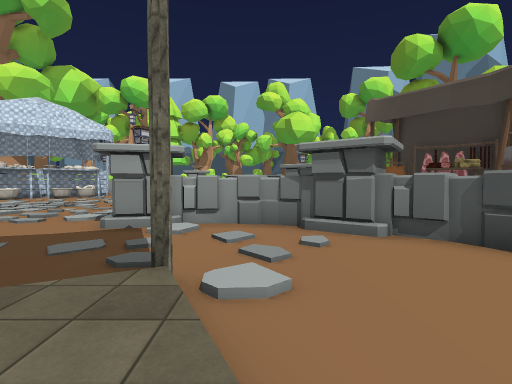
[1] (above)

24 first-person views from a walk through a Unity game level. The camera is 1.5 m above the floor, tilts 2° down and sees 85° across. The floor is counted in squares, 2 m on a side. Each view is taken from the middle of a square. On the plan, view 1 faces up. The plan holds only what a view shows up to about 10 squares ahead; the rest is blank. The place goes on beyond the plan. The player is left out. Some animated figures are not drawn. Some surface patterns are stand-ins.

[2]
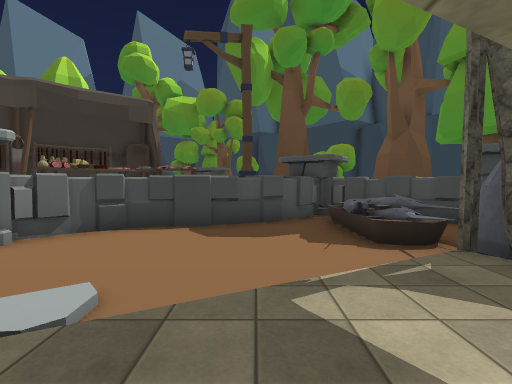

[3]
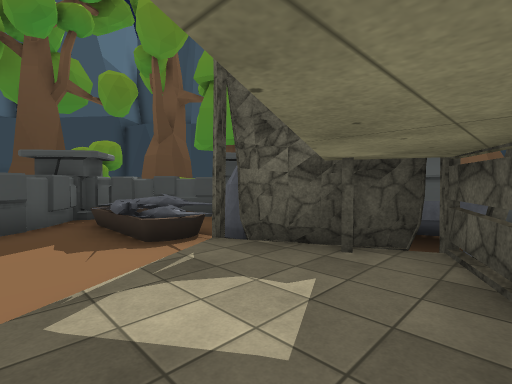

[4]
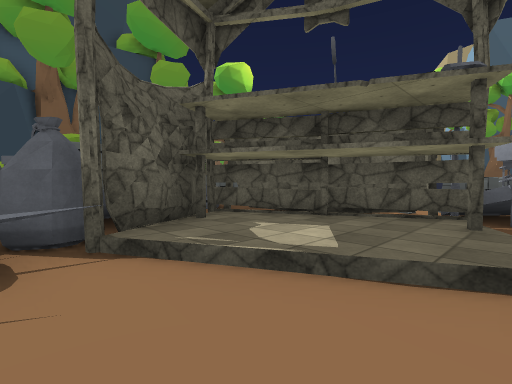

[5]
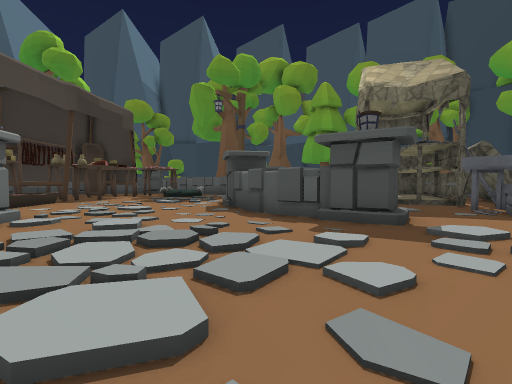

[6]
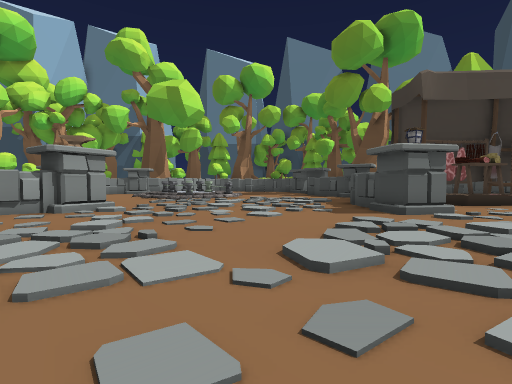

[7]
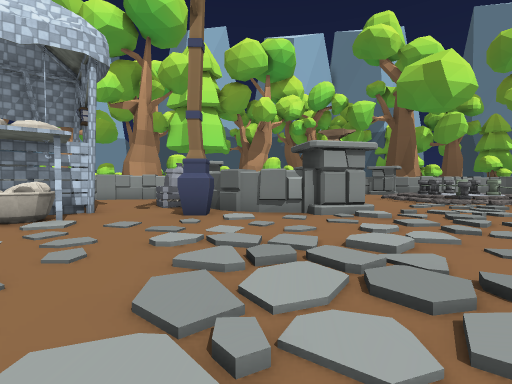

[8]
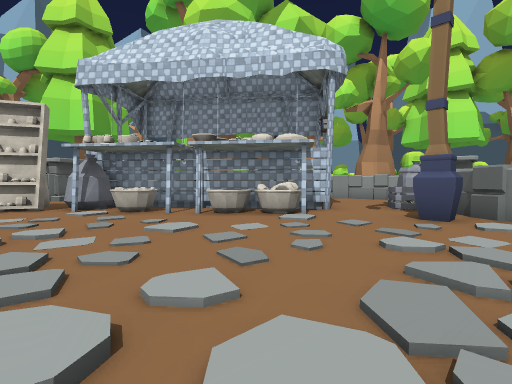

[9]
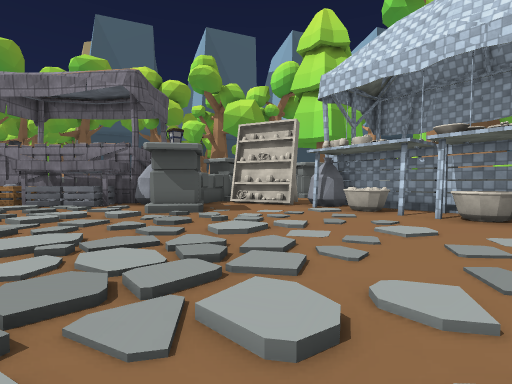

[10]
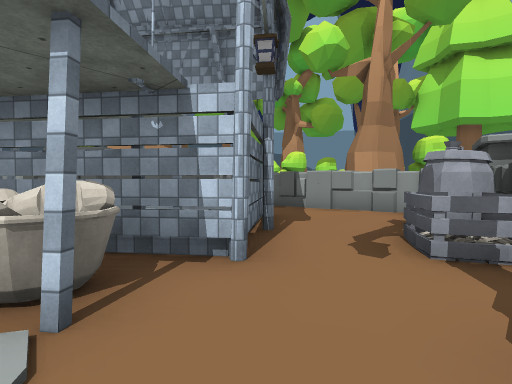

[11]
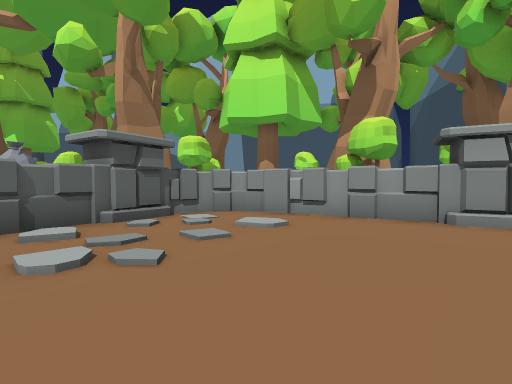

[12]
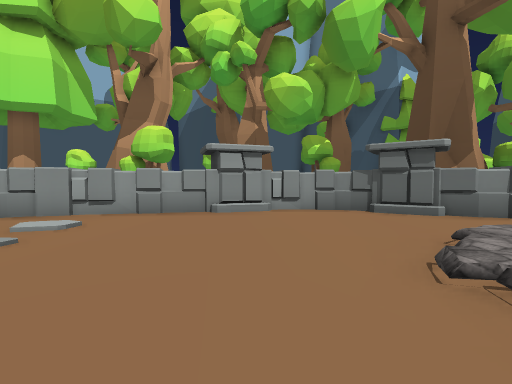

[13]
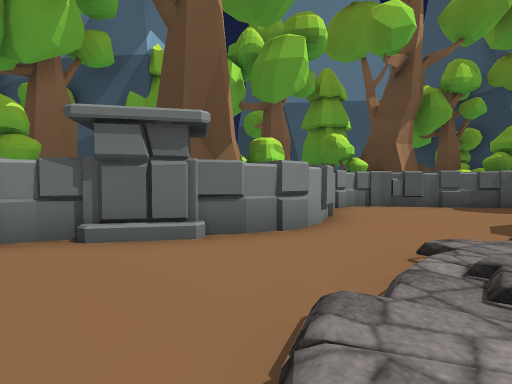

[14]
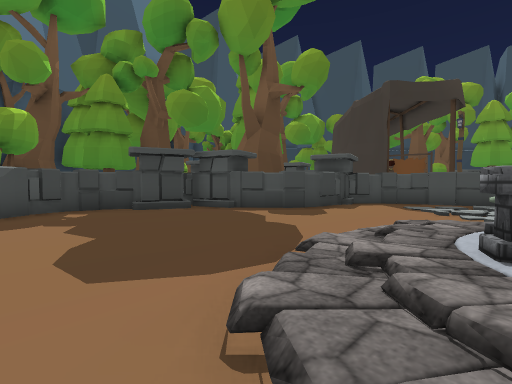

[15]
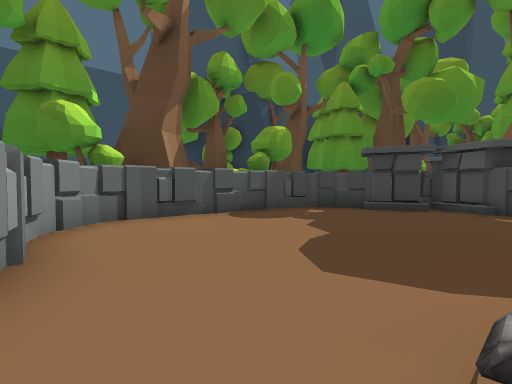

[16]
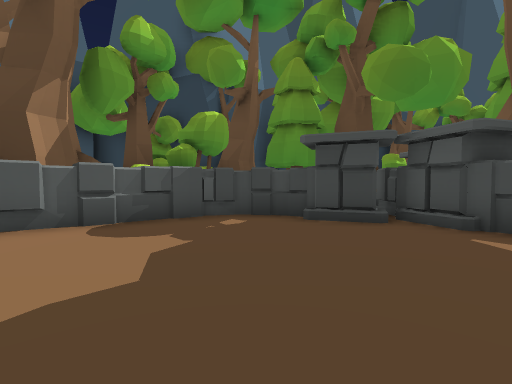

[17]
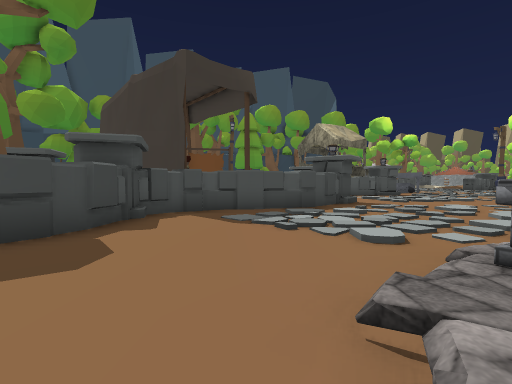

[18]
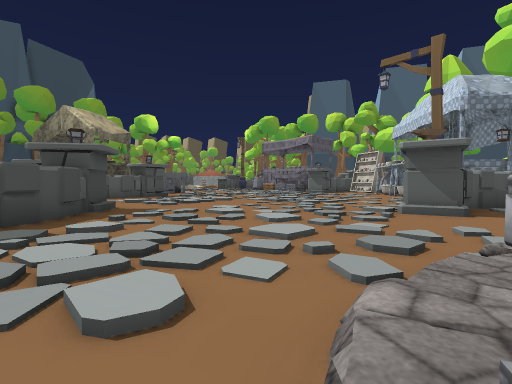

[19]
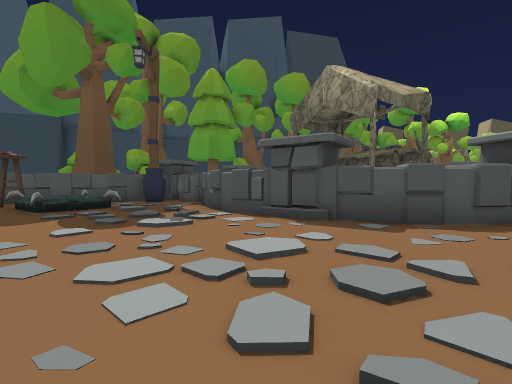

[20]
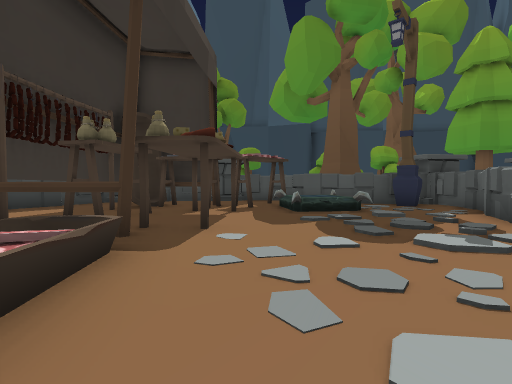

[21]
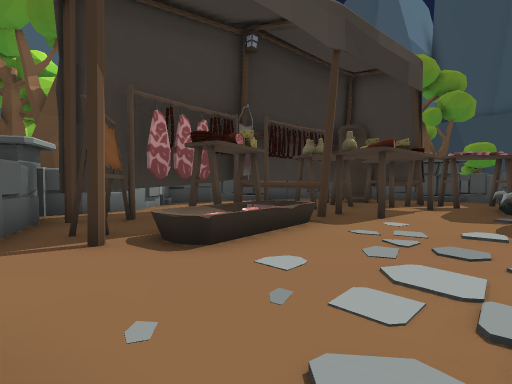

[22]
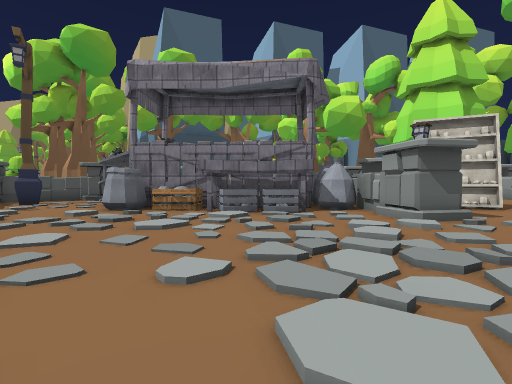

[23]
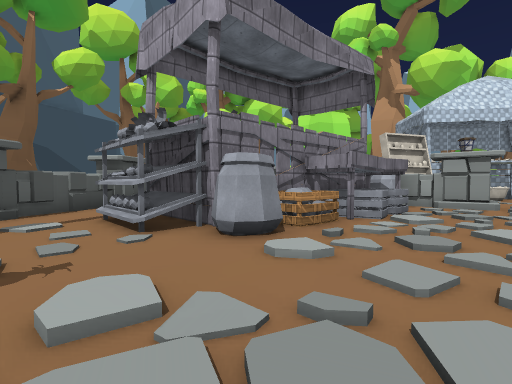

[24]
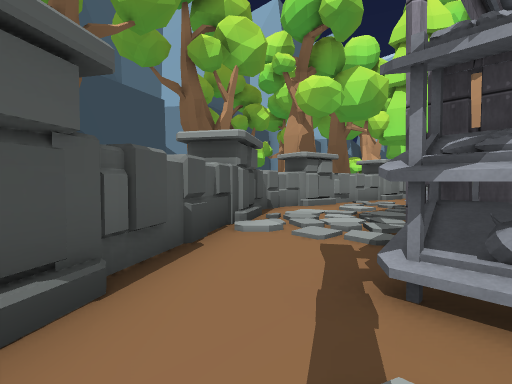

### Floor plan
Key: @ floor where view 1 was taken; # wall or solid block; . main floor; : floor 0.25 m higher than the main floor; / step, stairs or slope; = window, fence, low wall or low ledge; ^ raised ledge; B bag; U bush; T table; P pillar; A basket; N banana; L apple; C box; R tree; O other object.
Columns run from 26 left of view 1 to 14 right of it. Each row starts with its distance up from view 1.
 32                 R UR R URRU
 31                 R  RRU  R       U     R
 30                     UU OO###O   U  U RR
 29                U    OOOO...#O  #####R R
 28               RR  OO.........###...ORRO
 27              RRRR O.................OOO
 26              RR  OO........../.......OOUO
 25                 OOO........   :.......#UR
 24             OOOOBBO.......   P .......# R
 23              ...BBB.......   O ......##R
 22                ..BBO    ../= =/......OORR
 21               ##.OOO  ..../P/P/.....###RR
 20          O    ## O.OO.O..////......##   R
 19          O    ###..#OOO//..../....##
 18          #    ##A......///././/...#
 17              ##AA.......////../...#
 16            ####O......./..//.//..##
 15            #OO#.....///...///.#####
 14            B#........//......##..##
 13           OO.......///......O .#####
 12          OO..../////...///./O..==TT##
 11           O...//.///..//////....===T##
 10 RR        ##OO././//...//./......=##T.#
  9 RR  // O  ###//./  ..../..........##..#
  8   OO// O ##././/// ///...............T#
  7   OO../   ^#///./// ///O###...//.....##
  6 RR#.//.   #N/////.//...OO###O/.//..#.T#
  5 RR#.../   ^L/......  .......O##/..//TT
  4 R ##//.   #C///...   ....../..#./O  TT
  3    OO//^  #C//...   OO...#/...#...
  2    OO/.#^^##/./.    /OO.#:/...##...  ##
  1 RR  OO..##..../     /O##::/....#.###
  0 RR  OO......///       ## :@....###
 -1      OO.....//.        ##::/OOOO#O
 -2      O   #.             ## BBOOOOOUU

Where each view was taken, in squares from view 1:
view 1: 0 up, 0 right, facing up
view 2: 1 up, 2 left, facing right
view 3: 1 up, 2 left, facing down-right
view 4: 2 up, 2 right, facing down-left
view 5: 12 up, 5 left, facing down-right
view 6: 10 up, 6 left, facing up-right
view 7: 12 up, 6 left, facing up
view 8: 12 up, 6 left, facing up-left
view 9: 12 up, 6 left, facing left
view 10: 17 up, 8 left, facing up-left
view 11: 23 up, 2 left, facing up-left
view 12: 22 up, 2 left, facing up
view 13: 25 up, 0 right, facing up-right
view 14: 26 up, 3 right, facing down-right
view 15: 26 up, 3 right, facing right
view 16: 24 up, 5 right, facing right
view 17: 23 up, 5 right, facing down
view 18: 21 up, 4 right, facing down-left
view 19: 12 up, 3 right, facing down
view 20: 11 up, 4 right, facing down-right
view 21: 11 up, 2 right, facing right
view 22: 6 up, 7 left, facing left
view 23: 1 down, 12 left, facing up-left
view 24: 1 down, 18 left, facing up-left
